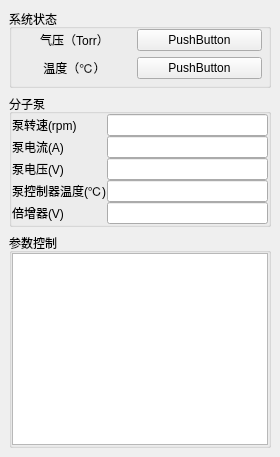
  <widget class="QDockWidget" name="dockWidget">
   <property name="windowTitle">
    <string>系统控制</string>
   </property>
   <attribute name="dockWidgetArea">
    <number>1</number>
   </attribute>
   <widget class="QWidget" name="dockWidgetContents">
    <layout class="QGridLayout" name="gridLayout_11">
     <item row="0" column="0">
      <widget class="QGroupBox" name="groupBox_4">
       <property name="minimumSize">
        <size>
         <width>0</width>
         <height>0</height>
        </size>
       </property>
       <property name="title">
        <string>系统状态</string>
       </property>
       <layout class="QGridLayout" name="gridLayout_12">
        <property name="leftMargin">
         <number>0</number>
        </property>
        <property name="topMargin">
         <number>0</number>
        </property>
        <property name="rightMargin">
         <number>6</number>
        </property>
        <property name="bottomMargin">
         <number>6</number>
        </property>
        <property name="horizontalSpacing">
         <number>0</number>
        </property>
        <property name="verticalSpacing">
         <number>6</number>
        </property>
        <item row="1" column="0">
         <widget class="QLabel" name="label_36">
          <property name="text">
           <string>气压（Torr）</string>
          </property>
          <property name="alignment">
           <set>Qt::AlignCenter</set>
          </property>
         </widget>
        </item>
        <item row="2" column="1">
         <widget class="MyMainPushButton" name="btn_temp_show">
          <property name="text">
           <string>PushButton</string>
          </property>
         </widget>
        </item>
        <item row="1" column="1">
         <widget class="MyMainPushButton" name="btn_pressure_show">
          <property name="text">
           <string>PushButton</string>
          </property>
         </widget>
        </item>
        <item row="2" column="0">
         <widget class="QLabel" name="label_37">
          <property name="text">
           <string>温度（℃）</string>
          </property>
          <property name="alignment">
           <set>Qt::AlignCenter</set>
          </property>
         </widget>
        </item>
       </layout>
      </widget>
     </item>
     <item row="2" column="0">
      <widget class="QGroupBox" name="groupBox_5">
       <property name="minimumSize">
        <size>
         <width>0</width>
         <height>0</height>
        </size>
       </property>
       <property name="contextMenuPolicy">
        <enum>Qt::DefaultContextMenu</enum>
       </property>
       <property name="layoutDirection">
        <enum>Qt::LeftToRight</enum>
       </property>
       <property name="title">
        <string>参数控制</string>
       </property>
       <layout class="QGridLayout" name="gridLayout_2">
        <property name="sizeConstraint">
         <enum>QLayout::SetDefaultConstraint</enum>
        </property>
        <property name="leftMargin">
         <number>0</number>
        </property>
        <property name="topMargin">
         <number>0</number>
        </property>
        <property name="rightMargin">
         <number>0</number>
        </property>
        <property name="bottomMargin">
         <number>0</number>
        </property>
        <item row="0" column="0">
         <widget class="QTreeWidget" name="treeWidget">
          <property name="verticalScrollBarPolicy">
           <enum>Qt::ScrollBarAsNeeded</enum>
          </property>
          <property name="horizontalScrollBarPolicy">
           <enum>Qt::ScrollBarAsNeeded</enum>
          </property>
          <property name="sizeAdjustPolicy">
           <enum>QAbstractScrollArea::AdjustIgnored</enum>
          </property>
          <property name="autoScroll">
           <bool>false</bool>
          </property>
          <property name="autoScrollMargin">
           <number>0</number>
          </property>
          <property name="verticalScrollMode">
           <enum>QAbstractItemView::ScrollPerPixel</enum>
          </property>
          <attribute name="headerVisible">
           <bool>false</bool>
          </attribute>
          <column>
           <property name="text">
            <string notr="true">1</string>
           </property>
          </column>
         </widget>
        </item>
       </layout>
      </widget>
     </item>
     <item row="1" column="0">
      <widget class="QGroupBox" name="groupBox_3">
       <property name="title">
        <string>分子泵</string>
       </property>
       <layout class="QGridLayout" name="gridLayout_9">
        <property name="leftMargin">
         <number>0</number>
        </property>
        <property name="topMargin">
         <number>0</number>
        </property>
        <property name="rightMargin">
         <number>0</number>
        </property>
        <property name="bottomMargin">
         <number>0</number>
        </property>
        <property name="spacing">
         <number>0</number>
        </property>
        <item row="0" column="0">
         <layout class="QGridLayout" name="gridLayout_3">
          <item row="0" column="1">
           <widget class="QLineEdit" name="line_pump_speed"/>
          </item>
          <item row="2" column="0">
           <widget class="QLabel" name="label_21">
            <property name="text">
             <string>泵电压(V)</string>
            </property>
           </widget>
          </item>
          <item row="2" column="1">
           <widget class="QLineEdit" name="line_pump_voltage"/>
          </item>
          <item row="3" column="0">
           <widget class="QLabel" name="label_22">
            <property name="text">
             <string>泵控制器温度(℃)</string>
            </property>
           </widget>
          </item>
          <item row="4" column="0">
           <widget class="QLabel" name="label_23">
            <property name="text">
             <string>倍增器(V)</string>
            </property>
           </widget>
          </item>
          <item row="4" column="1">
           <widget class="QLineEdit" name="line_vacuum"/>
          </item>
          <item row="1" column="1">
           <widget class="QLineEdit" name="line_pump_current"/>
          </item>
          <item row="3" column="1">
           <widget class="QLineEdit" name="line_pump_controller_temperature"/>
          </item>
          <item row="0" column="0">
           <widget class="QLabel" name="label_17">
            <property name="text">
             <string>泵转速(rpm)</string>
            </property>
           </widget>
          </item>
          <item row="1" column="0">
           <widget class="QLabel" name="label_20">
            <property name="text">
             <string>泵电流(A)</string>
            </property>
           </widget>
          </item>
         </layout>
        </item>
       </layout>
      </widget>
     </item>
    </layout>
   </widget>
  </widget>
